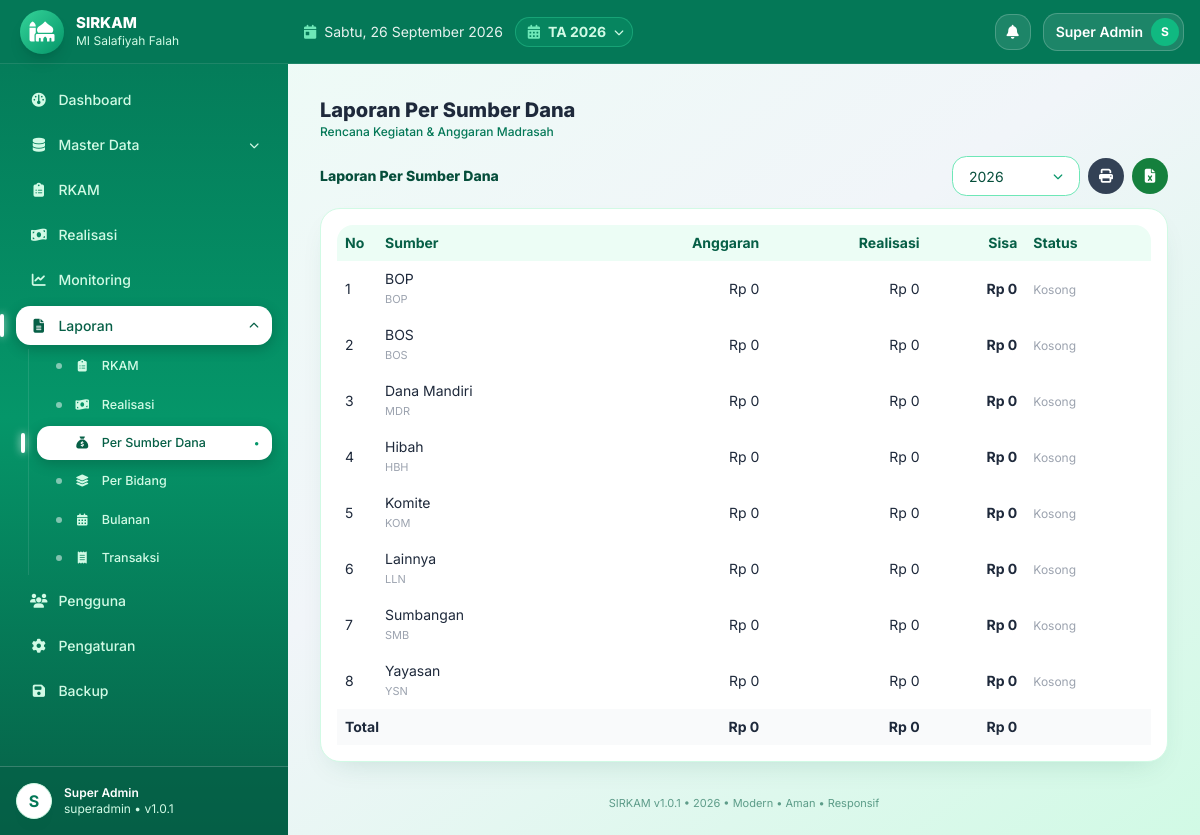
The app's page /laporan/sumber (signed in) with its own data.
### tables this page shows
CREATE TABLE IF NOT EXISTS app_settings (
  id INT UNSIGNED AUTO_INCREMENT PRIMARY KEY,
  skey VARCHAR(100) NOT NULL UNIQUE,
  svalue TEXT NULL
);

CREATE TABLE IF NOT EXISTS madrasah (
  id INT UNSIGNED AUTO_INCREMENT PRIMARY KEY,
  nama_madrasah VARCHAR(150) NOT NULL DEFAULT 'MI Salafiyah',
  nsm VARCHAR(30) NULL,
  npsn VARCHAR(30) NULL,
  alamat TEXT NULL,
  desa VARCHAR(100) NULL,
  kecamatan VARCHAR(100) NULL,
  kabupaten VARCHAR(100) NULL,
  provinsi VARCHAR(100) NULL,
  kode_pos VARCHAR(10) NULL,
  email VARCHAR(100) NULL,
  telepon VARCHAR(30) NULL,
  nama_kepala VARCHAR(100) NULL,
  nip_kepala VARCHAR(50) NULL,
  kepala_guru_id INT UNSIGNED NULL,
  nama_bendahara VARCHAR(100) NULL,
  nip_bendahara VARCHAR(50) NULL,
  bendahara_guru_id INT UNSIGNED NULL,
  logo VARCHAR(255) NULL,
  created_at TIMESTAMP DEFAULT CURRENT_TIMESTAMP,
  updated_at TIMESTAMP DEFAULT CURRENT_TIMESTAMP ON UPDATE CURRENT_TIMESTAMP
);

CREATE TABLE IF NOT EXISTS tahun_anggaran (
  id INT UNSIGNED AUTO_INCREMENT PRIMARY KEY,
  tahun INT NOT NULL UNIQUE,
  tanggal_mulai DATE NULL,
  tanggal_selesai DATE NULL,
  status ENUM('draft','aktif','selesai','dikunci') NOT NULL DEFAULT 'draft',
  keterangan TEXT NULL,
  created_at TIMESTAMP DEFAULT CURRENT_TIMESTAMP,
  updated_at TIMESTAMP DEFAULT CURRENT_TIMESTAMP ON UPDATE CURRENT_TIMESTAMP,
  INDEX idx_tahun (tahun),
  INDEX idx_status (status)
);

CREATE TABLE IF NOT EXISTS sumber_dana (
  id INT UNSIGNED AUTO_INCREMENT PRIMARY KEY,
  kode VARCHAR(20) NOT NULL UNIQUE,
  nama_sumber_dana VARCHAR(100) NOT NULL,
  jumlah DECIMAL(18,2) NOT NULL DEFAULT 0,
  keterangan TEXT NULL,
  status ENUM('aktif','nonaktif') NOT NULL DEFAULT 'aktif',
  created_at TIMESTAMP DEFAULT CURRENT_TIMESTAMP,
  updated_at TIMESTAMP DEFAULT CURRENT_TIMESTAMP ON UPDATE CURRENT_TIMESTAMP
);

### index.php (called while the page is built, shortened)
<?php
require_once __DIR__.'/config/bootstrap.php';
$url=trim($_GET['url']??'',"/");
$p=explode('/',$url);$page=$p[0];$arg=$p[1]??null;$arg2=$p[2]??null;
$content='';$title='Dashboard';
try{
switch($page){
case 'laporan': Rbac::check('laporan');$ljenis=['rkam','realisasi','sumber','bidang','bulanan','transaksi'];$lj=$arg??($_GET['jenis']??'rkam');if(!in_array($lj,$ljenis))$lj='rkam';$_GET['jenis']=$lj;$lt=['rkam'=>'RKAM','realisasi'=>'Realisasi','sumber'=>'Per Sumber Dana','bidang'=>'Per Bidang','bulanan'=>'Bulanan','transaksi'=>'Transaksi'];$title='Laporan '.$lt[$lj];ob_start();require __DIR__.'/modules/laporan/index.php';$content=ob_get_clean();break;
}
}catch(Throwable $e){error_log($e->getMessage());$content='<div class="bg-red-50 border border-red-200 p-4 rounded">Terjadi kesalahan sistem.</div>';}
require __DIR__.'/views/layouts/main.php';

### core/Helper.php (called while the page is built, shortened)
<?php
class Helper{
public static function setting($pdo,$k,$d=''){$s=$pdo->prepare("SELECT svalue FROM app_settings WHERE skey=?");$s->execute([$k]);$r=$s->fetchColumn();return $r!==false?$r:$d;}
public static function tahunAktif($pdo){$s=$pdo->query("SELECT * FROM tahun_anggaran WHERE status='aktif' LIMIT 1");$r=$s->fetch();if(!$r){$s=$pdo->query("SELECT * FROM tahun_anggaran ORDER BY tahun DESC LIMIT 1");$r=$s->fetch();}return $r;}
}

### core/Security.php (called while the page is built, shortened)
<?php
class Security{
public static function e($s){return htmlspecialchars((string)($s??''),ENT_QUOTES,'UTF-8');}
public static function rupiah($n){return 'Rp '.number_format((float)$n,0,',','.');}
}

### core/Auth.php (called while the page is built, shortened)
<?php
class Auth{
public static function user(){return $_SESSION['user']??null;}
public static function role(){return $_SESSION['role']??null;}
}

### modules/laporan/index.php (the view, shortened to what this page needs)
<?php
$th=Helper::tahunAktif($pdo);$tid=(int)($_GET['tahun']??($th['id']??0));
$tahun=$pdo->query("SELECT * FROM tahun_anggaran ORDER BY tahun DESC")->fetchAll();
$jenis=$_GET['jenis']??'rkam';
$rk=$pdo->prepare("SELECT k.*,b.nama_bidang,(SELECT COALESCE(SUM(jumlah),0) FROM realisasi WHERE rkam_id=k.id) AS jml_real FROM rkam k LEFT JOIN bidang b ON b.id=k.bidang_id WHERE k.tahun_id=? ORDER BY k.id");$rk->execute([$tid]);$rk=$rk->fetchAll();
$perSumber=$pdo->query("SELECT s.id,s.kode,s.nama_sumber_dana,COALESCE((SELECT SUM(rs.jumlah) FROM rkam_sumber_dana rs JOIN rkam k ON k.id=rs.rkam_id WHERE rs.sumber_dana_id=s.id AND k.tahun_id=$tid),0) agg,COALESCE((SELECT SUM(r.jumlah) FROM realisasi r JOIN rkam k ON k.id=r.rkam_id WHERE k.tahun_id=$tid AND r.sumber_dana_id=s.id),0) rea FROM sumber_dana s WHERE s.status='aktif' ORDER BY s.nama_sumber_dana")->fetchAll();
?>
<div class="flex flex-wrap items-center gap-2 mb-3 no-print text-sm">
<div class="font-extrabold text-emerald-900"><?php $lt2=['rkam'=>'Laporan RKAM','realisasi'=>'Laporan Realisasi','sumber'=>'Laporan Per Sumber Dana','bidang'=>'Laporan Per Bidang','bulanan'=>'Laporan Bulanan','transaksi'=>'Laporan Transaksi']; echo $lt2[$jenis]??'Laporan'; ?></div>
<form method="GET" action="<?=BASE_URL?>laporan/<?=$jenis?>" class="flex gap-2 ml-auto">
<select name="tahun" onchange="this.form.submit()" class="border rounded p-1.5"><?php foreach($tahun as $t):?><option value="<?=$t['id']?>" <?=($tid==$t['id']?'selected':'')?>><?=$t['tahun']?></option><?php endforeach;?></select></form>
<a href="<?=BASE_URL?>print/<?=$jenis?>?tahun=<?=$tid?>" target="_blank" title="Cetak" class="bg-slate-700 hover:bg-slate-800 text-white w-9 h-9 rounded-xl inline-flex items-center justify-center"><i class="fa-solid fa-print"></i></a>
<a href="<?=BASE_URL?>export/csv?jenis=<?=$jenis?>&tahun=<?=$tid?>" title="Excel/CSV" class="bg-green-700 hover:bg-green-800 text-white w-9 h-9 rounded-xl inline-flex items-center justify-center"><i class="fa-solid fa-file-excel"></i></a></div>
<div class="bg-white rounded shadow p-4 overflow-auto text-sm">
<?php if($jenis==='rkam'):?><table class="w-full min-w-[700px]"><thead><tr class="border-b text-left bg-gray-50"><th class="p-2 w-10">No</th><th class="p-2">Kode</th><th class="p-2">Kegiatan</th><th class="p-2">Bidang</th><th class="p-2">Penanggung Jawab</th><th class="p-2">Status</th><th class="p-2 text-right">Anggaran</th></tr></thead><tbody>
<?php $ta=0;$no=1;foreach($rk as $r):$ta+=$r['total_anggaran'];?><tr class="border-b"><td class="p-2"><?=$no++?></td><td class="p-2"><?=Security::e($r['kode_kegiatan']??'-')?></td><td class="p-2"><?=Security::e($r['nama_kegiatan'])?><div class="text-[11px] text-gray-400"><?=Security::e($r['waktu_pelaksanaan']??'')?></div></td><td class="p-2"><?=Security::e($r['nama_bidang']??'-')?></td><td class="p-2"><?=Security::e($r['penanggung_jawab']??'-')?></td><td class="p-2"><?=Security::e($r['status'])?></td><td class="p-2 text-right"><?=Security::rupiah($r['total_anggaran'])?></td></tr><?php endforeach;?>
<tr class="font-bold"><td class="p-2" colspan="6">TOTAL ANGGARAN</td><td class="p-2 text-right"><?=Security::rupiah($ta)?></td></tr></tbody></table>
<?php elseif($jenis==='sumber'):?><table class="w-full"><thead><tr class="border-b text-left bg-gray-50"><th class="p-2 w-10">No</th><th class="p-2">Sumber</th><th class="p-2 text-right">Anggaran</th><th class="p-2 text-right">Realisasi</th><th class="p-2 text-right">Sisa</th><th class="p-2">Status</th></tr></thead><tbody><?php $tA=0;$tR=0;$no=1;foreach($perSumber as $r):$tA+=$r['agg'];$tR+=$r['rea'];$ss=$r['agg']-$r['rea'];$st=$r['agg']<=0?($r['rea']>0?'<span class="text-xs font-bold text-red-700">Realisasi Tanpa Anggaran</span>':'<span class="text-xs text-gray-400">Kosong</span>'):($ss<0?'<span class="text-xs font-bold text-red-700">Overbudget</span>':($ss==0?'<span class="text-xs font-bold text-emerald-700">Habis</span>':'<span class="text-xs text-gray-500">Tersedia</span>'));?><tr class="border-b"><td class="p-2"><?=$no++?></td><td class="p-2"><?=Security::e($r['nama_sumber_dana'])?><div class="text-[11px] text-gray-400"><?=Security::e($r['kode']??'')?></div></td><td class="p-2 text-right"><?=Security::rupiah($r['agg'])?></td><td class="p-2 text-right"><?=Security::rupiah($r['rea'])?></td><td class="p-2 text-right font-bold <?=($ss<0?'text-red-600':'')?>"><?=Security::rupiah($ss)?></td><td class="p-2"><?=$st?></td></tr><?php endforeach;?><tr class="font-bold bg-gray-50"><td class="p-2" colspan="2">Total</td><td class="p-2 text-right"><?=Security::rupiah($tA)?></td><td class="p-2 text-right"><?=Security::rupiah($tR)?></td><td class="p-2 text-right"><?=Security::rupiah($tA-$tR)?></td><td class="p-2"></td></tr></tbody></table>
<?php endif;?></div>

### views/layouts/main.php (shortened to what this page needs)
<!DOCTYPE html><html lang="id"><head><meta charset="UTF-8"><meta name="viewport" content="width=device-width,initial-scale=1">
<script src="https://cdn.tailwindcss.com"></script><script src="https://cdn.jsdelivr.net/npm/sweetalert2@11"></script>
<link rel="stylesheet" href="https://cdnjs.cloudflare.com/ajax/libs/font-awesome/6.5.2/css/all.min.css">
</head>
<body class="bg-gradient-to-br from-emerald-50 via-slate-100 to-emerald-100 min-h-screen text-slate-800">
<?php $u=Auth::user(); $role=Auth::role(); if($role==='superadmin'){$notif=$pdo->query("SELECT COUNT(*) c FROM notifications WHERE is_read=0")->fetchColumn();}else{$nq=$pdo->prepare("SELECT COUNT(*) c FROM notifications WHERE is_read=0 AND (role_target=? OR role_target IS NULL OR role_target='' OR user_id=?)");$nq->execute([$role,Auth::id()]);$notif=$nq->fetchColumn();} $initial=strtoupper(substr($u['nama']??'U',0,1)); $mlogo=$pdo->query("SELECT logo,nama_madrasah FROM madrasah WHERE id=1")->fetch(); $appName=Helper::setting($pdo,'app_name','SIRKAM'); $appVer=Helper::setting($pdo,'sys_version',APP_VERSION); $thAktif=Helper::tahunAktif($pdo); $thList=$pdo->query("SELECT id,tahun,status FROM tahun_anggaran ORDER BY tahun DESC")->fetchAll(); ?>
<div class="flex min-h-screen">
<aside id="sidebar" class="bg-gradient-to-b from-emerald-700 via-emerald-600 to-emerald-800 text-white hidden md:flex flex-col no-print fixed md:sticky top-0 inset-y-0 left-0 z-40 w-72 h-screen shrink-0 overflow-hidden">
<div class="h-16 px-5 flex items-center gap-3 shrink-0 bg-emerald-700 border-b border-white/10">
<?php $logoFile=!empty($mlogo['logo'])?__DIR__.'/../../uploads/logo/'.$mlogo['logo']:''; $logoOk=$logoFile&&is_file($logoFile); $logoV=$logoOk?filemtime($logoFile):0; ?>
<?php if($logoOk):?><img src="<?=BASE_URL?>uploads/logo/<?=Security::e($mlogo['logo'])?>?v=<?=$logoV?>" class="w-11 h-11 rounded-2xl object-contain bg-white p-1 shadow-lg"><?php else:?><div class="w-11 h-11 rounded-2xl bg-gradient-to-br from-emerald-400 to-emerald-600 flex items-center justify-center text-xl shadow-lg"><i class="fa-solid fa-mosque"></i></div><?php endif;?>
<div class="min-w-0"><div class="font-extrabold text-[15px] leading-tight truncate"><?=Security::e($appName)?></div><div class="text-xs text-emerald-100 truncate"><?=Security::e($mlogo['nama_madrasah']??'')?></div></div></div>
<?php $cur=$page??'dashboard'; if($cur==='print'||$cur==='export')$cur='laporan'; ?>
<nav class="flex-1 p-4 space-y-1.5 text-sm overflow-y-auto" id="nav">
<a href="<?=BASE_URL?>" data-p="dashboard" class="navlink <?=($cur==='dashboard'?'active':'')?>"><i class="fa-solid fa-gauge w-5 text-center"></i> Dashboard</a>
<?php if(in_array($role,['superadmin','operator'])):?>
<div>
<button type="button" onclick="toggleMaster()" class="navlink parent w-full text-left <?=($cur==='master'?'active':'')?>"><i class="fa-solid fa-database w-5 text-center"></i> <span>Master Data</span> <i id="mchev" class="fa-solid fa-chevron-down text-[10px] transition-transform"></i></button>
</div>
<?php endif;?>
<a href="<?=BASE_URL?>rkam" data-p="rkam" class="navlink <?=($cur==='rkam'?'active':'')?>"><i class="fa-solid fa-clipboard-list w-5 text-center"></i> RKAM</a>
<a href="<?=BASE_URL?>realisasi" data-p="realisasi" class="navlink <?=($cur==='realisasi'?'active':'')?>"><i class="fa-solid fa-money-bill-wave w-5 text-center"></i> Realisasi</a>
<a href="<?=BASE_URL?>monitoring" data-p="monitoring" class="navlink <?=($cur==='monitoring'?'active':'')?>"><i class="fa-solid fa-chart-line w-5 text-center"></i> Monitoring</a>
<?php $litems=[['rkam','RKAM','fa-clipboard-list'],['realisasi','Realisasi','fa-money-bill-wave'],['sumber','Per Sumber Dana','fa-sack-dollar'],['bidang','Per Bidang','fa-layer-group'],['bulanan','Bulanan','fa-calendar-days'],['transaksi','Transaksi','fa-receipt']]; $lcur=($_GET['jenis']??$arg??''); ?>
<div>
<button type="button" onclick="toggleLap()" class="navlink parent w-full text-left <?=($cur==='laporan'?'active':'')?>"><i class="fa-solid fa-file-lines w-5 text-center"></i> <span>Laporan</span> <i id="lchev" class="fa-solid fa-chevron-down text-[10px] transition-transform"></i></button>
<div id="lsub" class="mt-1 ml-3 pl-2 border-l border-white/10 space-y-1 <?=($cur==='laporan'?'':'hidden')?>">
<?php foreach($litems as $li):?><a href="<?=BASE_URL?>laporan/<?=$li[0]?>" class="navlink sub <?=($cur==='laporan'&&$lcur===$li[0]?'active':'')?>"><i class="fa-solid <?=$li[2]?> w-5 text-center text-xs"></i> <?=$li[1]?></a><?php endforeach;?>
</div></div>
<?php if($role==='superadmin'):?><a href="<?=BASE_URL?>users" data-p="users" class="navlink <?=($cur==='users'?'active':'')?>"><i class="fa-solid fa-users w-5 text-center"></i> Pengguna</a><?php endif;?>
<?php if(in_array($role,['superadmin','kepala_madrasah','bendahara'])):?><a href="<?=BASE_URL?>pengaturan" data-p="pengaturan" class="navlink <?=($cur==='pengaturan'?'active':'')?>"><i class="fa-solid fa-gear w-5 text-center"></i> Pengaturan</a><?php endif;?>
<?php if($role==='superadmin'):?><a href="<?=BASE_URL?>backup" data-p="backup" class="navlink <?=($cur==='backup'?'active':'')?>"><i class="fa-solid fa-floppy-disk w-5 text-center"></i> Backup</a><?php endif;?>
</nav>
<div class="p-4 border-t border-white/20 flex items-center gap-3 shrink-0 bg-emerald-800/60">
<div class="w-9 h-9 rounded-full bg-white text-emerald-700 flex items-center justify-center font-bold"><?=$initial?></div>
<div class="text-xs"><div class="font-semibold text-white"><?=Security::e($u['nama']??'')?></div><div class="text-emerald-100"><?=Security::e($role)?> • v<?=Security::e($appVer)?></div></div></div></aside>
<div class="flex-1 flex flex-col min-w-0 md:ml-0">
<header class="sticky top-0 z-20 bg-emerald-700 text-white px-4 h-16 flex items-center gap-3 no-print shrink-0 border-b border-white/10">
<?php $hari=['Senin','Selasa','Rabu','Kamis','Jumat','Sabtu','Minggu']; $bulan=[1=>'Januari','Februari','Maret','April','Mei','Juni','Juli','Agustus','September','Oktober','November','Desember']; ?>
<div class="hidden sm:flex items-center gap-2 text-white/90 text-sm"><i class="fa-solid fa-calendar-day text-emerald-300"></i><span><?=$hari[date('N')-1]?>, <?=date('j')?> <?=$bulan[(int)date('n')]?> <?=date('Y')?></span></div>
<div class="relative">
<button onclick="toggleTahun(event)" title="Tahun Anggaran Aktif" class="hidden sm:flex items-center gap-2 bg-emerald-500/20 border border-emerald-400/40 text-emerald-100 rounded-full pl-3 pr-2 py-1 text-sm hover:bg-emerald-500/30"><i class="fa-solid fa-calendar-days text-emerald-300"></i><span class="font-bold">TA <?=Security::e($thAktif['tahun']??'-')?></span><i class="fa-solid fa-chevron-down text-[10px]"></i></button>
</div>
<div class="ml-auto flex items-center gap-3 text-sm">
<div class="relative">
<button onclick="toggleNotif(event)" class="relative w-9 h-9 rounded-xl bg-white/10 border border-white/20 text-white hover:bg-white/20"><i class="fa-solid fa-bell"></i></button>
</div>
<div class="relative" id="userWrap">
<button type="button" aria-haspopup="true" onclick="toggleUser(event)" onmouseenter="showUser()" class="flex items-center gap-2 bg-white/10 border border-white/20 rounded-full pl-3 pr-1 py-1 hover:bg-white/20"><span class="font-semibold text-white text-sm max-w-32 truncate"><?=Security::e($u['nama']??'')?></span><span class="w-7 h-7 rounded-full bg-emerald-500 text-white flex items-center justify-center text-xs font-bold shrink-0"><?=$initial?></span></button>
</div></div></header>
<main class="p-4 md:p-8 flex-1 max-w-7xl w-full mx-auto">
<div class="mb-4"><div class="font-extrabold text-xl text-slate-800"><?=Security::e($title??'')?></div><div class="text-xs text-emerald-700 font-medium">Rencana Kegiatan & Anggaran Madrasah</div></div>
<?=$content??''?></main>
<footer class="px-6 pb-6 text-center text-[11px] text-emerald-800/60 no-print"><?=Security::e($appName)?> v<?=Security::e($appVer)?> • <?=date('Y')?> • Modern • Aman • Responsif</footer></div></div>
</body></html>

### records on screen
app_settings: svalue "SIRKAM"
madrasah: nama_madrasah "MI Salafiyah Falah"
app_settings: svalue "1.0.1"
tahun_anggaran: tahun "2026"
sumber_dana: nama_sumber_dana "BOP", kode "BOP", agg "Rp 0", rea "Rp 0", ss "Rp 0"
sumber_dana: nama_sumber_dana "BOS", kode "BOS", agg "Rp 0", rea "Rp 0", ss "Rp 0"
sumber_dana: nama_sumber_dana "Dana Mandiri", kode "MDR", agg "Rp 0", rea "Rp 0", ss "Rp 0"
sumber_dana: nama_sumber_dana "Hibah", kode "HBH", agg "Rp 0", rea "Rp 0", ss "Rp 0"
sumber_dana: nama_sumber_dana "Komite", kode "KOM", agg "Rp 0", rea "Rp 0", ss "Rp 0"
sumber_dana: nama_sumber_dana "Lainnya", kode "LLN", agg "Rp 0", rea "Rp 0", ss "Rp 0"
sumber_dana: nama_sumber_dana "Sumbangan", kode "SMB", agg "Rp 0", rea "Rp 0", ss "Rp 0"
sumber_dana: nama_sumber_dana "Yayasan", kode "YSN", agg "Rp 0", rea "Rp 0", ss "Rp 0"

### other values on screen
$li[1] "RKAM"
$li[1] "Realisasi"
$li[1] "Per Sumber Dana"
$li[1] "Per Bidang"
$li[1] "Bulanan"
$li[1] "Transaksi"
$initial "S"
Security::e($u['nama']??'') "Super Admin"
Security::e($role) "superadmin"
Security::e($title??'') "Laporan Per Sumber Dana"
$lt2[$jenis] "Laporan Per Sumber Dana"
Security::rupiah($tA) "Rp 0"
Security::rupiah($tR) "Rp 0"
Security::rupiah($tA-$tR) "Rp 0"
